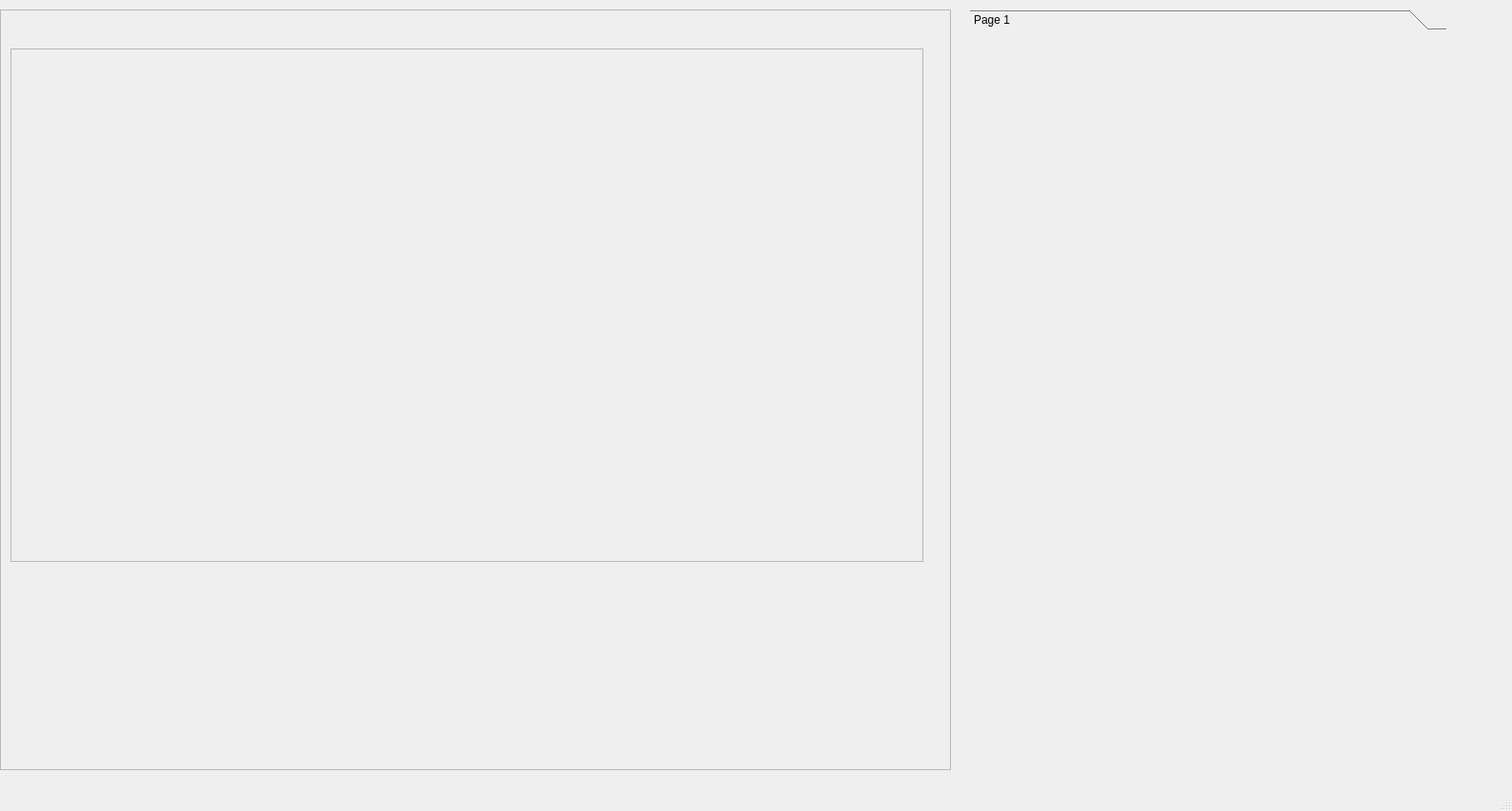
<?xml version="1.0" encoding="UTF-8"?>
<ui version="4.0">
 <class>MainWindow</class>
 <widget class="QMainWindow" name="MainWindow">
  <property name="geometry">
   <rect>
    <x>0</x>
    <y>0</y>
    <width>1590</width>
    <height>853</height>
   </rect>
  </property>
  <property name="windowTitle">
   <string>MainWindow</string>
  </property>
  <widget class="QWidget" name="centralwidget">
   <widget class="QToolBox" name="controllerToolbox">
    <property name="geometry">
     <rect>
      <x>1020</x>
      <y>10</y>
      <width>501</width>
      <height>801</height>
     </rect>
    </property>
    <property name="currentIndex">
     <number>0</number>
    </property>
    <widget class="QWidget" name="page">
     <property name="geometry">
      <rect>
       <x>0</x>
       <y>0</y>
       <width>491</width>
       <height>763</height>
      </rect>
     </property>
     <attribute name="label">
      <string>Page 1</string>
     </attribute>
    </widget>
   </widget>
   <widget class="QScrollArea" name="scrollArea">
    <property name="geometry">
     <rect>
      <x>0</x>
      <y>10</y>
      <width>1000</width>
      <height>800</height>
     </rect>
    </property>
    <property name="sizePolicy">
     <sizepolicy hsizetype="Preferred" vsizetype="Preferred">
      <horstretch>0</horstretch>
      <verstretch>0</verstretch>
     </sizepolicy>
    </property>
    <property name="widgetResizable">
     <bool>true</bool>
    </property>
    <widget class="QWidget" name="scrollAreaWidgetContents">
     <property name="geometry">
      <rect>
       <x>0</x>
       <y>0</y>
       <width>994</width>
       <height>794</height>
      </rect>
     </property>
     <widget class="QFrame" name="viewerFrame">
      <property name="geometry">
       <rect>
        <x>10</x>
        <y>40</y>
        <width>960</width>
        <height>540</height>
       </rect>
      </property>
      <property name="frameShape">
       <enum>QFrame::StyledPanel</enum>
      </property>
      <property name="frameShadow">
       <enum>QFrame::Raised</enum>
      </property>
     </widget>
    </widget>
   </widget>
  </widget>
  <widget class="QMenuBar" name="menubar">
   <property name="geometry">
    <rect>
     <x>0</x>
     <y>0</y>
     <width>1590</width>
     <height>22</height>
    </rect>
   </property>
  </widget>
  <widget class="QStatusBar" name="statusbar"/>
  <action name="actionOpen">
   <property name="text">
    <string>Open</string>
   </property>
  </action>
 </widget>
 <resources/>
 <connections/>
</ui>
